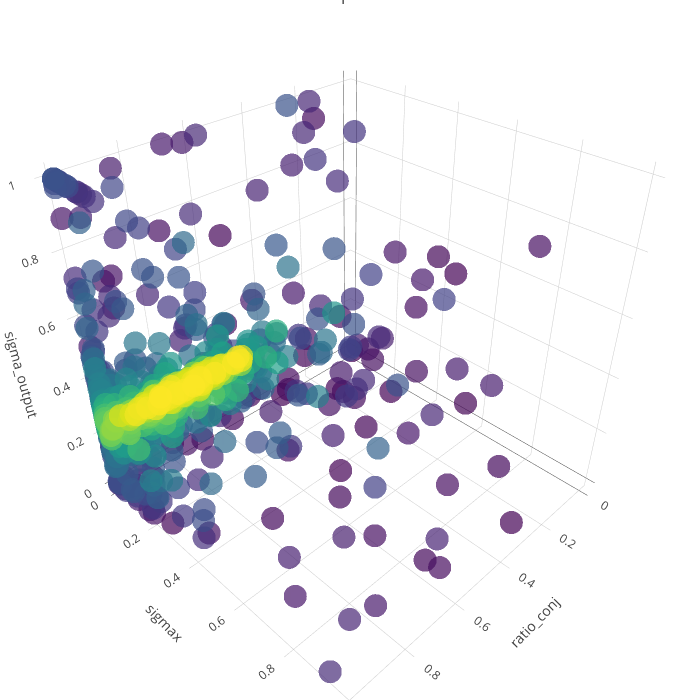

Notebook code for this chart:
### Code cell
# Filter the start of steps only
df_cmaes_traj = df_best_fits[df_best_fits['step'] < 1000]
result_to_color = np.array(df_cmaes_traj['step'])
# result_to_color = np.array(df_cmaes_traj['dist_nll92'])
# result_to_color = np.log(result_to_color)

# parameters = ['M', 'lapse_rate', 'sigma_baseline']
parameters = ['ratio_conj', 'sigmax', 'sigma_output']

text = ['> %s' % (x) for x in result_to_color]

trace1 = go.Scatter3d(
        x = df_cmaes_traj[parameters[0]],
        y = df_cmaes_traj[parameters[1]],
        z = df_cmaes_traj[parameters[2]],
        text = text,
        mode = 'markers',
        marker = go.Marker(
            color = result_to_color,
            size = 8,
            colorscale='Viridis',
            opacity=0.7
        )
    )
data = [trace1]
layout = go.Layout(
    title='Landscape for NLL',
    autosize=False,
    width=700,
    height=700,
    margin=dict(
        l=0,
        r=0,
        b=0,
        t=0),
    scene=go.Scene(
        xaxis=go.XAxis(
            title=parameters[0],
        ),
        yaxis=go.YAxis(
            title=parameters[1],
        ),
        zaxis=go.ZAxis(
            title=parameters[2],
        )
    )
)
fig = go.Figure(data=data, layout=layout)
py.iplot(fig)

### Figure 1 — Plotly figure (JSON) as saved in the notebook; plotly's stock layout.template omitted (floating-point values rounded to 4 significant figures; data arrays with more than 128 entries replaced by an {"elided": "..."} marker saying what was removed)
{"data": [{"marker": {"color": {"elided": "971 int values"}, "colorscale": "Viridis", "opacity": 0.7, "size": 8}, "mode": "markers", "text": {"elided": "971 str values"}, "type": "scatter3d", "x": {"elided": "971 float values"}, "y": {"elided": "971 float values"}, "z": {"elided": "971 float values"}}], "layout": {"autosize": false, "height": 700, "margin": {"b": 0, "l": 0, "r": 0, "t": 0}, "scene": {"xaxis": {"title": "ratio_conj"}, "yaxis": {"title": "sigmax"}, "zaxis": {"title": "sigma_output"}}, "title": "Landscape for NLL", "width": 700}}
